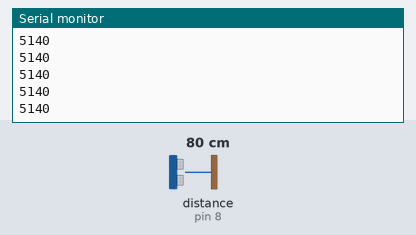
Bench run of a sketch on a simulated Arduino Uno, built with avr-gcc and run on an emulated ATmega328P. On the bench: the last lines printed to the serial monitor. Wiring (inferred from the names in the program): ultrasonic range finder: trigger pin 7; echo pin 8. Inputs (shaded band) come from the test bench; at power-on: distance to the obstacle (sensor on pin 8) 80 cm. The echo pulse lasts 58.3 µs per cm.

Above: at 1.2 s.
1.3 s: distance to the obstacle (sensor on pin 8) set to 2 cm
At 1.38 s:
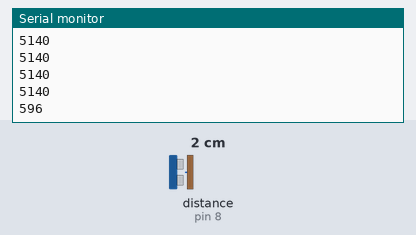
2.8 s: distance to the obstacle (sensor on pin 8) set to 4 cm
At 2.89 s:
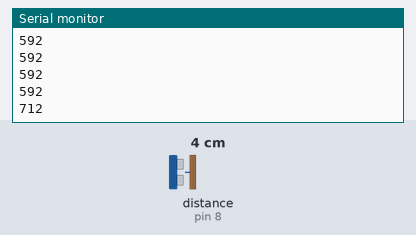
Timing chart, 0 to 5.8 s (numbered marks = the images above; inputs shaded):
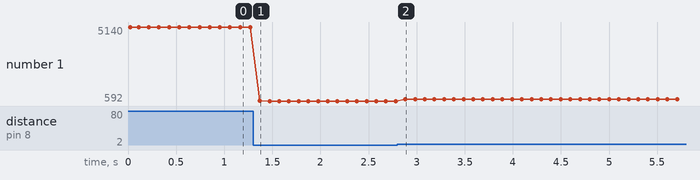

Measured:
- after the input at 1.3 s, the serial monitor: prints a new line after 0.07 s (image 1)
- after the input at 2.8 s, the serial monitor: prints a new line after 0.08 s (image 2)
- plotted number 1: 5140 → 592 after the input at 1.3 s, 592 → 708 after the input at 2.8 s

The sketch:

ultras.ino
```cpp
#define triggerPin 7
#define echoPin 8
unsigned long time_now;

void setup() {
  pinMode(triggerPin, OUTPUT);
  pinMode(echoPin, INPUT);
  Serial.begin(9600);
  Serial.println("Sensore ultrasuoni: ");
  digitalWrite(triggerPin, LOW);
}

void loop() {
  time_now = micros();
  digitalWrite(triggerPin, HIGH);
  delayMicroseconds(10);
  digitalWrite(triggerPin, LOW);
  long durata = pulseIn(echoPin, HIGH);
  long distanza= 0.034*durata/2;
  /*
  Serial.print ("Distanza: ");
  if (durata>38000) {
    Serial.println("fuori portata");
  }
  else {
    Serial.print(distanza);
    Serial.println (" cm");
  }
  */
  Serial.println(micros()-time_now);
  delay(100);
}
```
